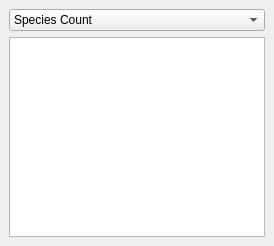
  <widget class="QDockWidget" name="dockWidget">
   <property name="floating">
    <bool>false</bool>
   </property>
   <property name="features">
    <set>QDockWidget::DockWidgetFloatable|QDockWidget::DockWidgetMovable</set>
   </property>
   <property name="allowedAreas">
    <set>Qt::BottomDockWidgetArea</set>
   </property>
   <property name="windowTitle">
    <string>Timeline</string>
   </property>
   <attribute name="dockWidgetArea">
    <number>8</number>
   </attribute>
   <widget class="QWidget" name="dockWidgetContents_3">
    <layout class="QVBoxLayout" name="verticalLayout_3">
     <item>
      <widget class="QComboBox" name="cbChartSelection">
       <property name="minimumSize">
        <size>
         <width>100</width>
         <height>0</height>
        </size>
       </property>
       <item>
        <property name="text">
         <string>Species Count</string>
        </property>
       </item>
       <item>
        <property name="text">
         <string>Species Basal Area</string>
        </property>
       </item>
       <item>
        <property name="text">
         <string>Type Count</string>
        </property>
       </item>
       <item>
        <property name="text">
         <string>Type Basal Area</string>
        </property>
       </item>
      </widget>
     </item>
     <item>
      <widget class="QChartView" name="graphicsView">
       <property name="minimumSize">
        <size>
         <width>0</width>
         <height>200</height>
        </size>
       </property>
      </widget>
     </item>
    </layout>
   </widget>
  </widget>
